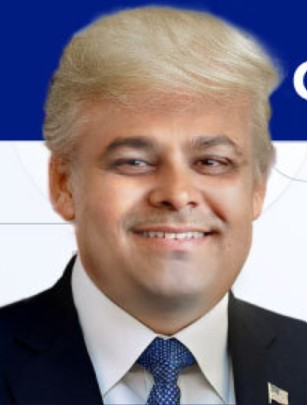
#> input picture backend_clean/test_fake.jpg, 307 x 405 px
$ python -i frequency_expert.py   (imports and definitions only)
#> lines starting #> are read from the running program, lines starting #| are printed output that depends on the picture; after the words box and inside, x2 and y2 are one past the last pixel; in counts of white or black regions, pixels touching at a corner belong together
import cv2
import numpy as np
from scipy.fftpack import dct

def analyze_fft_spectrum(img_rgb: np.ndarray) -> dict:
    if img_rgb is None or img_rgb.size == 0:
        return {"fft_score": 0.5, "high_low_ratio": 0.0}

    img_u8 = np.clip(img_rgb, 0, 255).astype(np.uint8)
    gray = cv2.cvtColor(img_u8, cv2.COLOR_RGB2GRAY).astype(np.float32)
    f = np.fft.fft2(gray)
    fshift = np.fft.fftshift(f)
    magnitude = np.log1p(np.abs(fshift))

    h, w = magnitude.shape
    cy, cx = h // 2, w // 2

    low_radius = max(5, min(h, w) // 16)
    low_mask = np.zeros((h, w), dtype=np.uint8)
    cv2.circle(low_mask, (cx, cy), low_radius, 1, -1)
    low_freq = float(magnitude[low_mask > 0].mean()) if np.sum(low_mask) > 0 else 1.0

    high_radius = max(15, min(h, w) // 5)
    high_mask = np.ones((h, w), dtype=np.uint8)
    cv2.circle(high_mask, (cx, cy), high_radius, 0, -1)
    high_freq = float(magnitude[high_mask > 0].mean()) if np.sum(high_mask) > 0 else 0.0

    ratio = high_freq / (low_freq + 1e-5)
    naturalness = np.clip((ratio - 0.35) / 0.30, 0.0, 1.0)
    fft_fake_prob = float(1.0 - naturalness)

    return {
        "fft_score": round(fft_fake_prob, 4),
        "high_low_ratio": round(float(ratio), 4)
    }

def analyze_dct_spectrum(img_rgb: np.ndarray, block_size: int = 8) -> dict:
    if img_rgb is None or img_rgb.size == 0:
        return {"dct_score": 0.5, "high_freq_energy": 0.0}

    img_u8 = np.clip(img_rgb, 0, 255).astype(np.uint8)
    gray = cv2.cvtColor(img_u8, cv2.COLOR_RGB2GRAY).astype(np.float32)
    h, w = gray.shape
    h_blocks = h // block_size
    w_blocks = w // block_size

    if h_blocks == 0 or w_blocks == 0:
        return {"dct_score": 0.5, "high_freq_energy": 0.0}

    high_freq_energies = []
    for i in range(h_blocks):
        for j in range(w_blocks):
            block = gray[i*block_size:(i+1)*block_size, j*block_size:(j+1)*block_size]
            dct_block = dct(dct(block.T, norm="ortho").T, norm="ortho")
            high_band = np.abs(dct_block[block_size//2:, block_size//2:])
            high_freq_energies.append(np.mean(high_band))

    energy_std = float(np.std(high_freq_energies)) if high_freq_energies else 0.0
    energy_mean = float(np.mean(high_freq_energies)) if high_freq_energies else 0.0

    # Low high-frequency DCT energy is normal for natural camera images
    # Synthetic GAN/face-swap images exhibit high grid variance ratios (> 25.0)
    if energy_mean > 0.0:
        grid_ratio = energy_std / (energy_mean + 1e-4)
        dct_fake_prob = float(np.clip((grid_ratio - 25.0) / 25.0, 0.0, 1.0))
    else:
        dct_fake_prob = 0.0

    return {
        "dct_score": round(dct_fake_prob, 4),
        "high_freq_energy": round(energy_mean, 4)
    }

def analyze_high_frequency_noise(img_rgb: np.ndarray) -> dict:
    if img_rgb is None or img_rgb.size == 0:
        return {"noise_fake_score": 0.5, "noise_std": 0.0}

    img_u8 = np.clip(img_rgb, 0, 255).astype(np.uint8)
    gray = cv2.cvtColor(img_u8, cv2.COLOR_RGB2GRAY).astype(np.float32)
    blurred = cv2.GaussianBlur(gray, (3, 3), 0)
    noise_residual = gray - blurred
    noise_std = float(np.std(noise_residual))

    if noise_std < 1.5:
        noise_fake_score = 1.0 - (noise_std / 1.5)
    elif noise_std > 6.0:
        noise_fake_score = min(1.0, (noise_std - 6.0) / 4.0)
    else:
        noise_fake_score = 0.1

    return {
        "noise_fake_score": round(float(noise_fake_score), 4),
        "noise_std": round(noise_std, 4)
    }

def full_frequency_analysis(img_rgb: np.ndarray) -> dict:
    fft_res = analyze_fft_spectrum(img_rgb)
    dct_res = analyze_dct_spectrum(img_rgb)
    noise_res = analyze_high_frequency_noise(img_rgb)

    combined = (0.40 * fft_res["fft_score"]) + (0.35 * dct_res["dct_score"]) + (0.25 * noise_res["noise_fake_score"])

    return {
        "frequency_fake_score": round(float(np.clip(combined, 0.0, 1.0)), 4),
        "fft_score": fft_res["fft_score"],
        "dct_score": dct_res["dct_score"],
        "noise_score": noise_res["noise_fake_score"],
        "high_low_ratio": fft_res["high_low_ratio"],
        "noise_std": noise_res["noise_std"]
    }

>>> import cv2
>>> picture = cv2.cvtColor(cv2.imread('../test_fake.jpg'), cv2.COLOR_BGR2RGB)
>>> result = full_frequency_analysis(picture)
#> in analyze_fft_spectrum, `gray = cv2.cvtColor(img_u8, cv2.COLOR_RGB2GRAY).astype(np.float32)`:
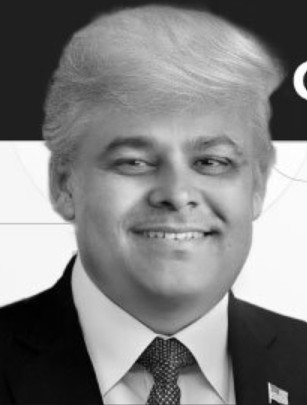
#> gray: shape (405, 307) float32; min 0, max 255, mean 129.4
#> in analyze_fft_spectrum, `magnitude = np.log1p(np.abs(fshift))`:
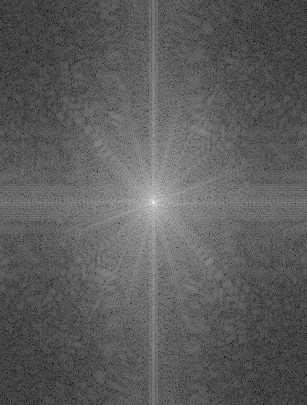
#> magnitude: shape (405, 307) float64; min 1.06, max 16.59, mean 6.71; drawn with min black and max white
#> in analyze_fft_spectrum, `cv2.circle(low_mask, (cx, cy), low_radius, 1, -1)`:
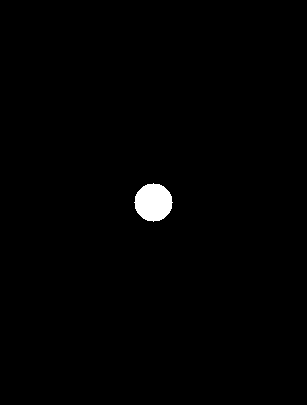
#> low_mask: shape (405, 307); values 0 (black) and 1 (white), 0.91% white; 1 white region, box (x1, y1, x2, y2) and area: (134, 183, 173, 222) 1129
#> in analyze_fft_spectrum, `low_freq = float(magnitude[low_mask > 0].mean()) if np.sum(low_mask) >..`: low_freq = 11.32
#> in analyze_fft_spectrum, `cv2.circle(high_mask, (cx, cy), high_radius, 0, -1)`:
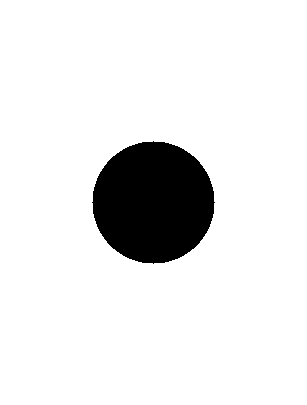
#> high_mask: shape (405, 307); values 0 (black) and 1 (white), 90.6% white; 1 black region, box (x1, y1, x2, y2) and area: (92, 141, 215, 264) 11681
#> in analyze_fft_spectrum, `high_freq = float(magnitude[high_mask > 0].mean()) if np.sum(high_mask..`: high_freq = 6.44
#> in analyze_fft_spectrum, `ratio = high_freq / (low_freq + 1e-5)`: ratio = 0.568
#> in analyze_fft_spectrum, `naturalness = np.clip((ratio - 0.35) / 0.30, 0.0, 1.0)`: naturalness = 0.728
#> in analyze_fft_spectrum, `fft_fake_prob = float(1.0 - naturalness)`: fft_fake_prob = 0.272
#> in full_frequency_analysis, `fft_res = analyze_fft_spectrum(img_rgb)`: fft_res = {'fft_score': 0.272, 'high_low_ratio': 0.568}
#> after the loop in analyze_dct_spectrum, `for i in range(h_blocks):`: high_freq_energies = 1900 values, max 5.61 at index 1843, min 0 at index 0, mean 0.221
#> in analyze_dct_spectrum, `energy_std = float(np.std(high_freq_energies)) if high_freq_energies e..`: energy_std = 0.276
#> in analyze_dct_spectrum, `energy_mean = float(np.mean(high_freq_energies)) if high_freq_energies..`: energy_mean = 0.221
#> in analyze_dct_spectrum, `grid_ratio = energy_std / (energy_mean + 1e-4)`: grid_ratio = 1.25
#> in analyze_dct_spectrum, `dct_fake_prob = float(np.clip((grid_ratio - 25.0) / 25.0, 0.0, 1.0))`: dct_fake_prob = 0
#> in full_frequency_analysis, `dct_res = analyze_dct_spectrum(img_rgb)`: dct_res = {'dct_score': 0, 'high_freq_energy': 0.221}
#> in analyze_high_frequency_noise, `noise_residual = gray - blurred`:
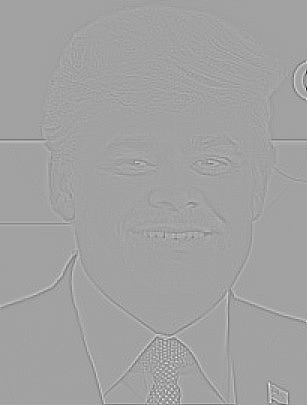
#> noise_residual: shape (405, 307) float32; min -77.88, max 44.69, mean 0; drawn with min black and max white
#> in analyze_high_frequency_noise, `noise_std = float(np.std(noise_residual))`: noise_std = 2.78
#> in full_frequency_analysis, `noise_res = analyze_high_frequency_noise(img_rgb)`: noise_res = {'noise_fake_score': 0.1, 'noise_std': 2.78}
#> in full_frequency_analysis, `combined = (0.40 * fft_res["fft_score"]) + (0.35 * dct_res["dct_score"..`: combined = 0.134
#> result = {'frequency_fake_score': 0.134, 'fft_score': 0.272, 'dct_score': 0, 'noise_score': 0.1, 'high_low_ratio': 0.568, 'noise_std': 2.78}

$ run again, on backend_clean/test_real.jpg
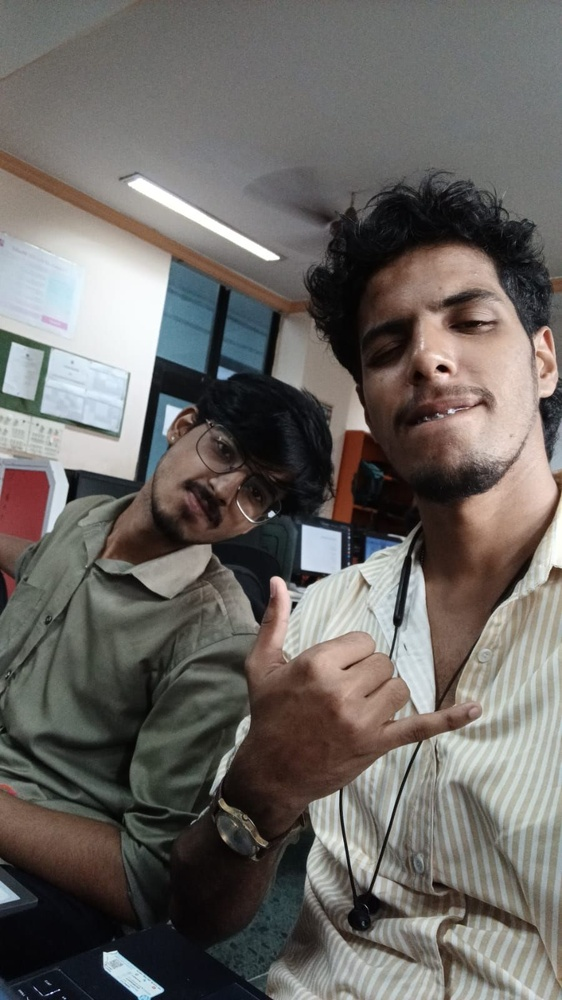
#> input picture backend_clean/test_real.jpg, 562 x 1000 px, shrunk from 900 x 1600 before the run
#> low_mask: shape (1000, 562); values 0 (black) and 1 (white), 0.69% white; 1 white region, box (x1, y1, x2, y2) and area: (246, 465, 317, 536) 3853
#> low_freq = 11.98
#> in analyze_fft_spectrum, `cv2.circle(high_mask, (cx, cy), high_radius, 0, -1)`:
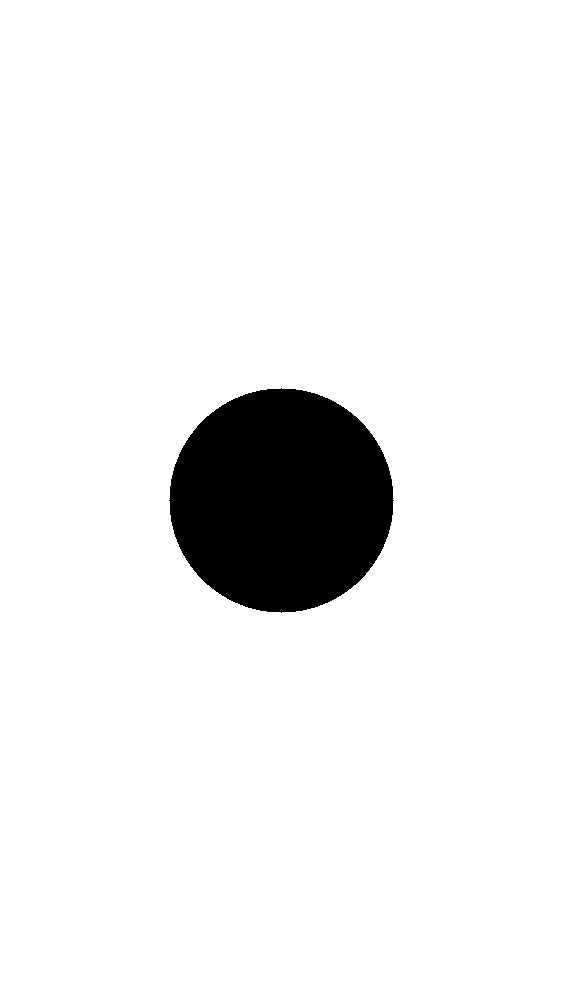
#> high_mask: shape (1000, 562); values 0 (black) and 1 (white), 93% white; 1 black region, box (x1, y1, x2, y2) and area: (169, 388, 394, 613) 39381
#> high_freq = 7.62
#> ratio = 0.636
#> naturalness = 0.955
#> fft_fake_prob = 0.0454
#> fft_res = {'fft_score': 0.0454, 'high_low_ratio': 0.636}
#> after the loop in analyze_dct_spectrum, `for i in range(h_blocks):`: high_freq_energies = 8750 values, max 20.45 at index 8614, min 0 at index 1910, mean 0.535
#> energy_std = 0.951
#> energy_mean = 0.535
#> grid_ratio = 1.78
#> dct_fake_prob = 0
#> dct_res = {'dct_score': 0, 'high_freq_energy': 0.535}
#> in analyze_high_frequency_noise, `noise_residual = gray - blurred`:
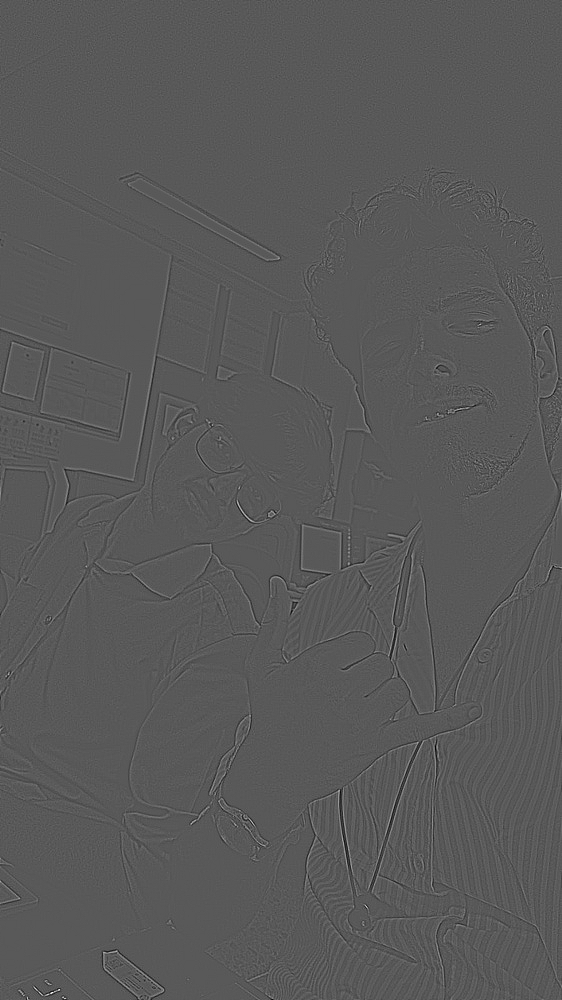
#> noise_residual: shape (1000, 562) float32; min -44.38, max 82.44, mean 0; drawn with min black and max white
#> noise_std = 3.49
#> noise_res = {'noise_fake_score': 0.1, 'noise_std': 3.49}
#> combined = 0.0432
#> result = {'frequency_fake_score': 0.0432, 'fft_score': 0.0454, 'dct_score': 0, 'noise_score': 0.1, 'high_low_ratio': 0.636, 'noise_std': 3.49}

$ run again, on backend_clean/im1_top.png
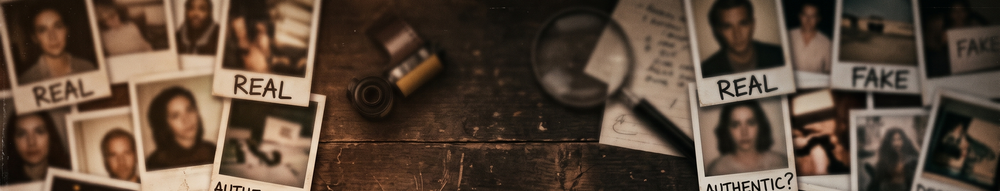
#> input picture backend_clean/im1_top.png, 1000 x 191 px, shrunk from 2816 x 537 before the run
#> in analyze_fft_spectrum, `cv2.circle(low_mask, (cx, cy), low_radius, 1, -1)`:
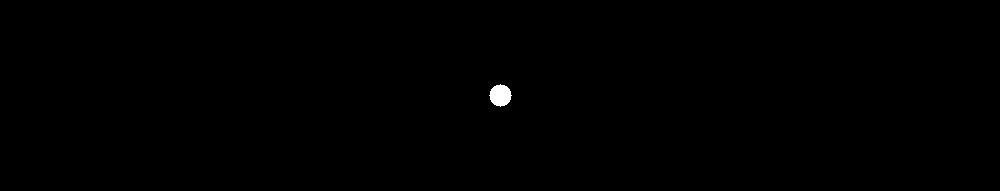
#> low_mask: shape (191, 1000); values 0 (black) and 1 (white), 0.2% white; 1 white region, box (x1, y1, x2, y2) and area: (489, 84, 512, 107) 377
#> low_freq = 12.21
#> high_mask: shape (191, 1000); values 0 (black) and 1 (white), 97.6% white; 1 black region, box (x1, y1, x2, y2) and area: (462, 57, 539, 134) 4513
#> high_freq = 7.52
#> ratio = 0.616
#> naturalness = 0.886
#> fft_fake_prob = 0.114
#> fft_res = {'fft_score': 0.114, 'high_low_ratio': 0.616}
#> after the loop in analyze_dct_spectrum, `for i in range(h_blocks):`: high_freq_energies = 2875 values, max 13.46 at index 1280, min 0.275 at index 1869, mean 1.41
#> energy_std = 1.15
#> energy_mean = 1.41
#> grid_ratio = 0.816
#> dct_fake_prob = 0
#> dct_res = {'dct_score': 0, 'high_freq_energy': 1.41}
#> in analyze_high_frequency_noise, `noise_residual = gray - blurred`:
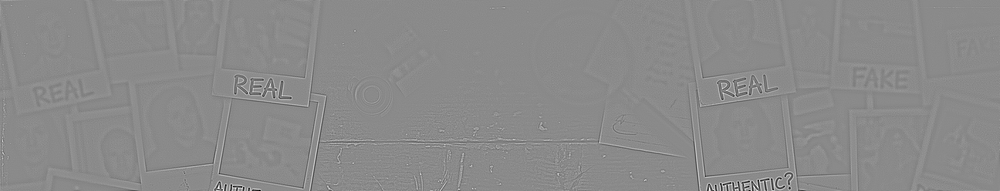
#> noise_residual: shape (191, 1000) float32; min -95.25, max 80.06, mean 0; drawn with min black and max white
#> noise_std = 4.89
#> noise_res = {'noise_fake_score': 0.1, 'noise_std': 4.89}
#> combined = 0.0704
#> result = {'frequency_fake_score': 0.0704, 'fft_score': 0.114, 'dct_score': 0, 'noise_score': 0.1, 'high_low_ratio': 0.616, 'noise_std': 4.89}
